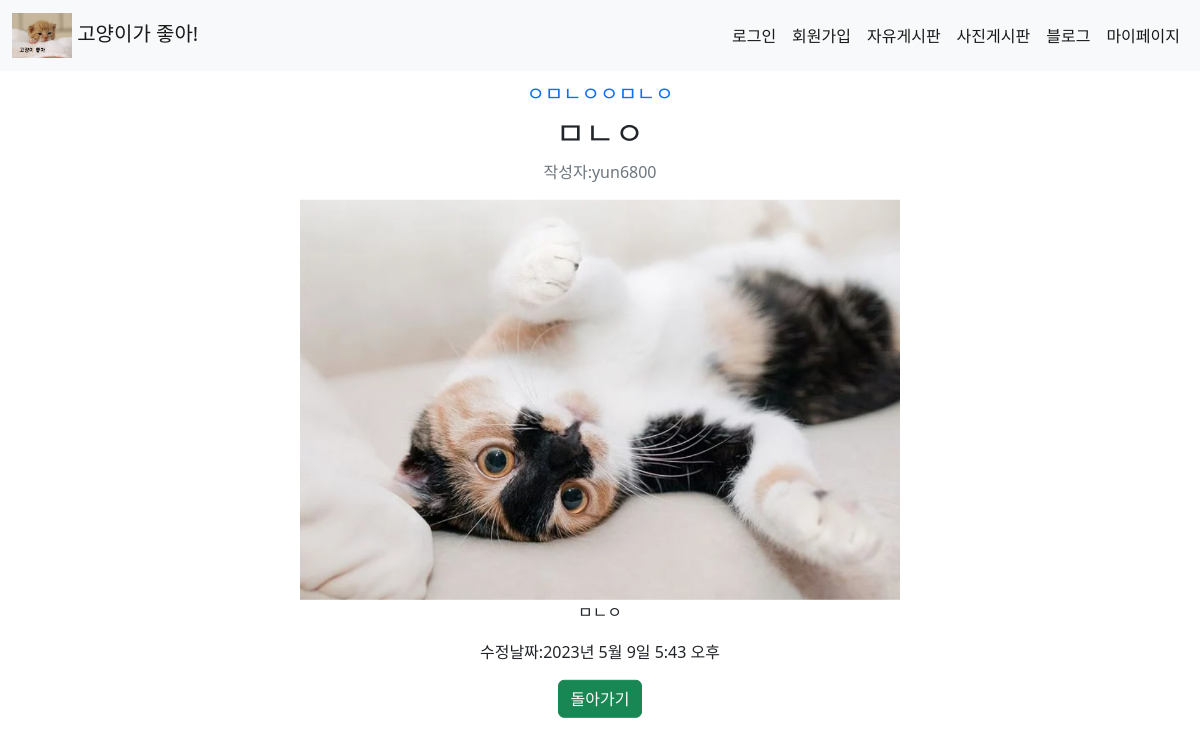
Screenshot of /blog/yun6800/photo/7/ with the database file from the repository.
### myblog/models.py (models this page shows)
class MyBlogPhotoPost(models.Model):
    blog = models.ForeignKey(MyBlog, on_delete=models.CASCADE)
    author = models.CharField(max_length=25)
    subject = models.CharField(max_length=20)
    title = models.CharField(max_length=40)
    content = models.CharField(max_length=1000)
    photo = models.ImageField(upload_to='blog_photo/%Y/%m/%d/')
    pub_date = models.DateTimeField(auto_now_add=True)
    update_date = models.DateTimeField(auto_now=True)

### myblog/views.py (the view)
# urls.py: path('<str:userid>/photo/<int:pk>/', views.blog_photo_detail, name='blog_photo_detail'),
def blog_photo_detail(request, userid, pk):
    blog_user = get_object_or_404(get_user_model(), username=userid)
    post = get_object_or_404(MyBlogPhotoPost, pk=pk)
    return render(request, 'myblog/blog_photo_detail.html', {'post': post, 'blog_user': blog_user})

### myblog/templates/myblog/blog_photo_detail.html (shortened to what this page needs)
{% extends 'myblog/base.html' %}
{% block content %}
    <div class="position-absolute top-50 start-50 translate-middle text-center">
        <h1 class="fs-5 text-primary">{{ post.subject }}</h1>
        <h2 class="fs-2">{{ post.title }}</h2>
        <p class="text-muted">작성자:{{ post.author }}</p>
        <img width="600px" height="400px" src="{{ post.photo.url }}">
        <p>{{ post.content }}</p>
        <p> 수정날짜:{{ post.update_date }}</p>
        <a class="btn btn-success" href="{% url 'myblog:blog_photo_board' blog_user.username %}">돌아가기</a>
    </div>
{% endblock %}

### myblog/templates/myblog/base.html (style rules this page uses)
a { text-decoration: none; }

### rows the page displays
MyBlogPhotoPost: subject "ㅇㅁㄴㅇㅇㅁㄴㅇ", title "ㅁㄴㅇ", author "yun6800", photo (picture), content "ㅁㄴㅇ", update_date "2023년 5월 9일 5:43 오후"
